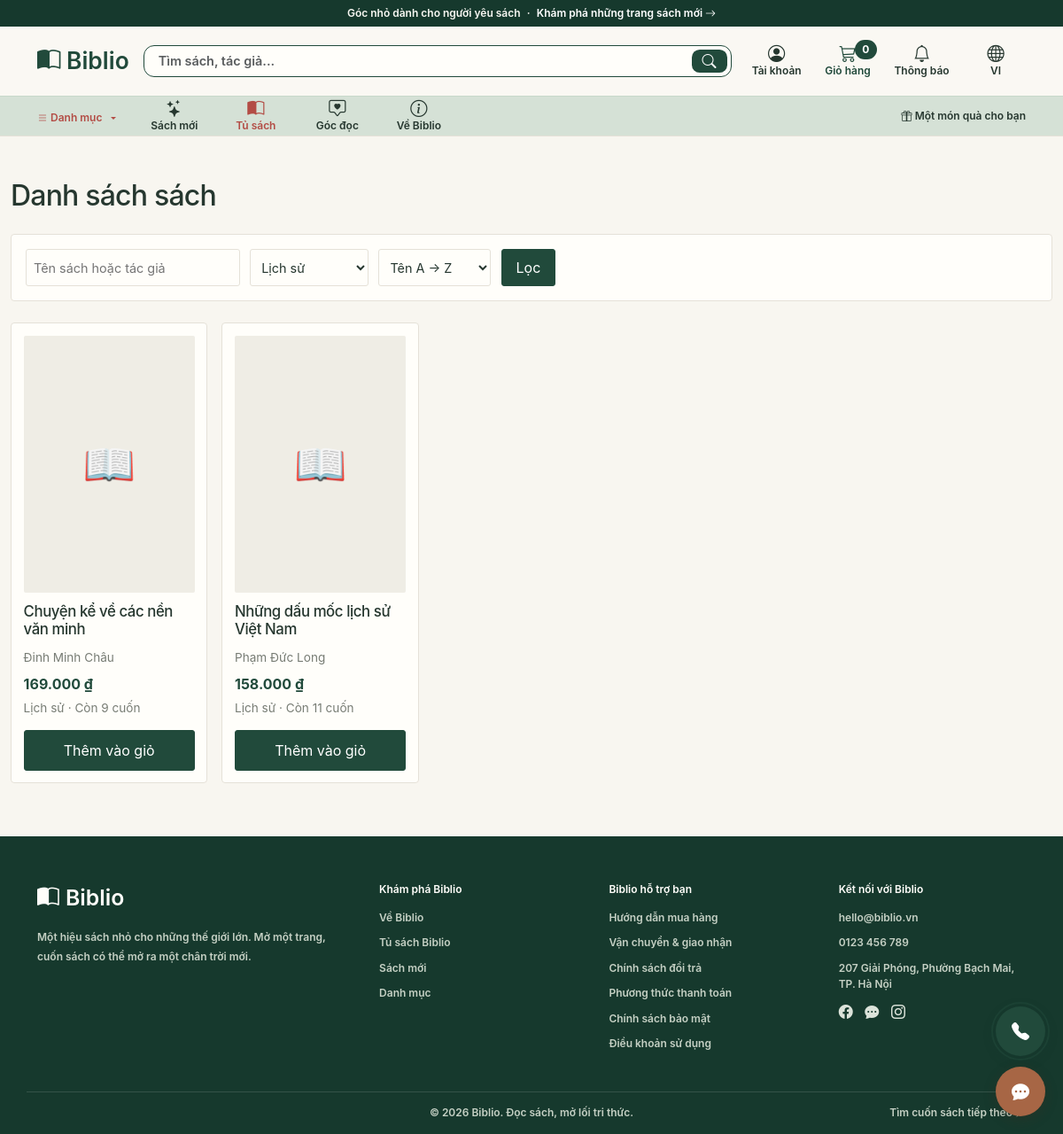
Page /books/?category=7 on the committed database.
### biblio/models.py (models this page shows)
class Book(db.Model):
    id = db.Column(db.Integer, primary_key=True)
    title = db.Column(db.String(200), nullable=False)
    author = db.Column(db.String(100), nullable=False)
    publisher = db.Column(db.String(100))
    price = db.Column(db.Integer, nullable=False)  # Giá tính bằng đồng Việt Nam.
    stock = db.Column(db.Integer, default=0)
    description = db.Column(db.Text)
    description_en = db.Column(db.Text)
    image = db.Column(db.String(200))
    category_id = db.Column(db.Integer, db.ForeignKey("category.id"))

class Category(db.Model):
    id = db.Column(db.Integer, primary_key=True)
    name = db.Column(db.String(100), unique=True, nullable=False)
    name_en = db.Column(db.String(100))
    books = db.relationship("Book", backref="category", lazy=True)

### biblio/routes/books.py (the view)
@bp.route("/")
def list_books():
    q = request.args.get("q", "").strip()
    category_id = request.args.get("category", type=int)
    sort = request.args.get("sort", "name_asc")
    query = Book.query
    if q:
        like = f"%{q}%"
        query = query.filter(Book.title.ilike(like) | Book.author.ilike(like))
    if category_id:
        query = query.filter(Book.category_id == category_id)
    sorts = {
        "name_asc": Book.title.asc(),
        "price_asc": Book.price.asc(),
        "price_desc": Book.price.desc(),
    }
    query = query.order_by(sorts.get(sort, Book.title.asc()))
    return render_template(
        "books/list.html",
        books=query.all(),
        categories=Category.query.order_by(Category.name).all(),
        q=q, category_id=category_id, sort=sort,
    )

### translations.py (called while the page is built)
def get_language():
    if has_request_context():
        language = session.get("language", "vi")
        if language in TRANSLATIONS:
            return language
    return "vi"

def tr(key, **values):
    message = TRANSLATIONS[get_language()].get(key, key)
    return message.format(**values) if values else message

### templates/books/list.html (shortened to what this page needs)
{% extends "base.html" %} {% block title %}{{ t('books.title') }} - Biblio{% endblock %}
{% block content %}
<h2>{{ t('books.title') }}</h2>
<form class="filters" method="get">
  <input
    type="text"
    name="q"
    value="{{ q }}"
    placeholder="{{ t('books.search_placeholder') }}"
  />
  <select name="category">
    {% for c in categories %}
    <option value="{{ c.id }}" {% if c.id == category_id %}selected{% endif %}>
      {{ c.name_en if current_lang == 'en' and c.name_en else c.name }}
    </option>
    {% endfor %}
  </select>
  <select name="sort">
    <option value="name_asc" {% if sort == "name_asc" %}selected{% endif %}>
      {{ t('books.sort_name') }}
    </option>
  </select>
  <button type="submit">{{ t('books.filter') }}</button>
</form>
<div class="grid">
  {% for book in books %} {% include "_book_card.html" %} {% else %}
  <p>{{ t('books.no_results') }}</p>
  {% endfor %}
</div>
{% endblock %}

### templates/_book_card.html (shortened to what this page needs)
<article class="card book-card">
  <a class="book-card-link" href="{{ url_for('books.detail', book_id=book.id) }}">
  {% if book.image %}
  <img
    src="{{ url_for('static', filename='images/books/' ~ book.image) }}"
    alt="{{ book.title }}"
  />
  {% else %}
  <div class="no-image">📖</div>
  {% endif %}
  <h3>{{ book.title }}</h3>
  <p class="author">{{ book.author }}</p>
  <p class="price">{{ book.price|money }}</p>
  <p class="meta">
    {% if book.category %}
      {{ book.category.name_en if current_lang == 'en' and book.category.name_en else book.category.name }}
      ·
    {% endif %}
    {{ t('books.stock', count=book.stock) }}
  </p>
  </a>
  {% if book.stock > 0 %}
  <form
    class="book-card-cart"
    method="post"
    action="{{ url_for('cart.add_to_cart', book_id=book.id) }}"
  >
    <button class="btn btn-sm w-100" type="submit">{{ t('book.add_to_cart') }}</button>
  </form>
  {% else %}
  <button class="btn btn-sm w-100" type="button" disabled>{{ t('book.out_of_stock') }}</button>
  {% endif %}
</article>

### rows in the picture
Book: title "Chuyện kể về các nền văn minh", author "Đinh Minh Châu", price "169.000 ₫", category "Lịch sử", stock "Còn 9 cuốn", t "Thêm vào giỏ"
Book: title "Những dấu mốc lịch sử Việt Nam", author "Phạm Đức Long", price "158.000 ₫", category "Lịch sử", stock "Còn 11 cuốn", t "Thêm vào giỏ"

### other values in the picture
{{ t('home.announcement') }} "Góc nhỏ dành cho người yêu sách"
{{ t('home.announcement_link') }} "Khám phá những trang sách mới"
{{ t('header.cart') }} "Giỏ hàng"
{{ cart_count }} "0"
{{ t('header.notifications') }} "Thông báo"
{{ t('header.account') }} "Tài khoản"
{{ current_language|upper }} "VI"
{{ t('header.catalog') }} "Danh mục"
{{ t('home.nav_new_books') }} "Sách mới"
{{ t('home.nav_books') }} "Tủ sách"
{{ t('home.nav_reading') }} "Góc đọc"
{{ t('home.nav_about') }} "Về Biblio"
{{ t('home.gift') }} "Một món quà cho bạn"
{{ t('books.title') }} "Danh sách sách"
{{ t('books.filter') }} "Lọc"
